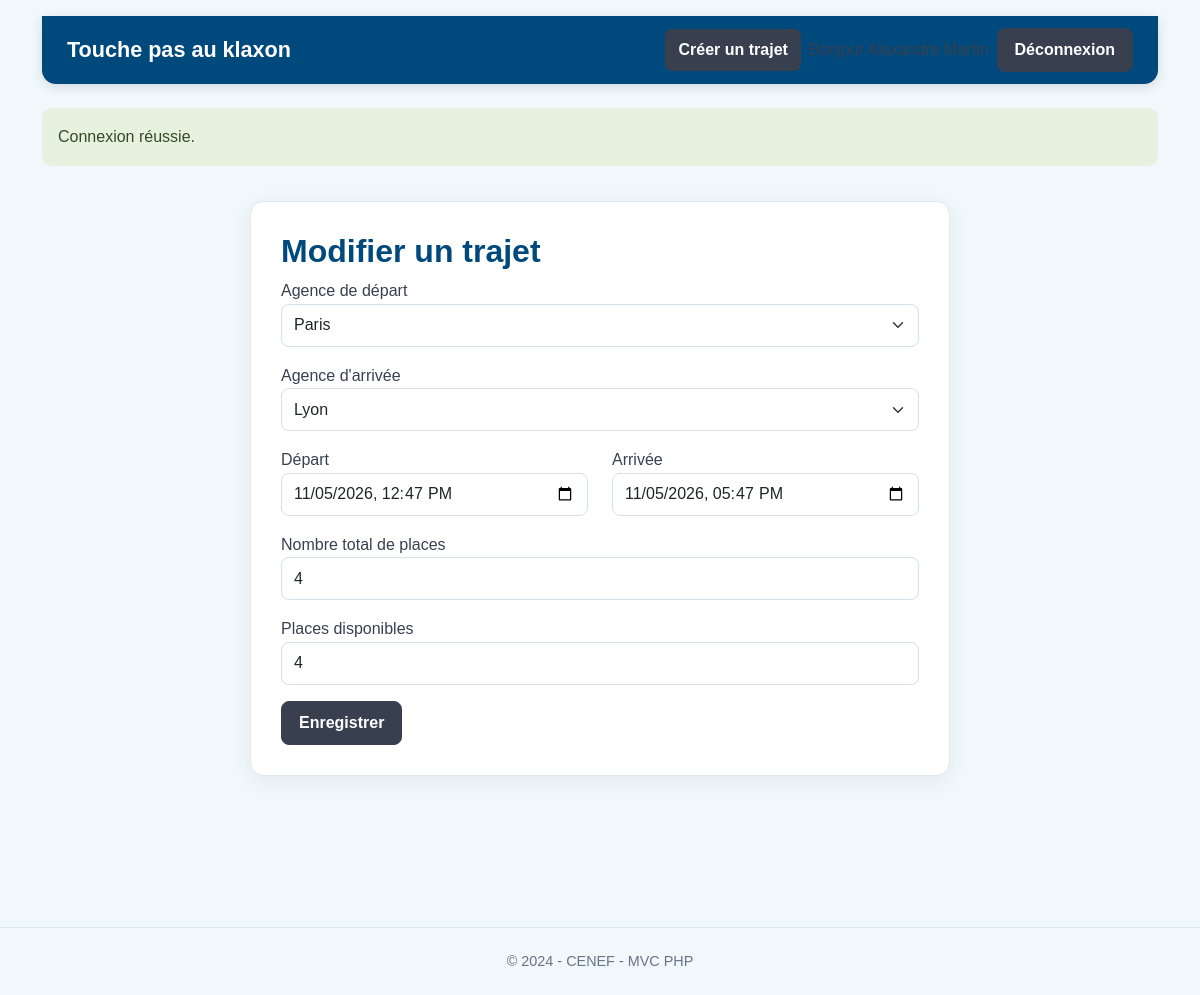
Screenshot of /trips/1/edit (signed in) with the database file from the repository.
### tables this page shows
CREATE TABLE trips (
 id INT UNSIGNED AUTO_INCREMENT PRIMARY KEY,
 departure_agency_id INT UNSIGNED NOT NULL,
 arrival_agency_id INT UNSIGNED NOT NULL,
 departure_datetime DATETIME NOT NULL,
 arrival_datetime DATETIME NOT NULL,
 total_seats TINYINT UNSIGNED NOT NULL,
 available_seats TINYINT UNSIGNED NOT NULL,
 contact_user_id INT UNSIGNED NOT NULL,
 created_at TIMESTAMP DEFAULT CURRENT_TIMESTAMP,
 updated_at TIMESTAMP DEFAULT CURRENT_TIMESTAMP ON UPDATE CURRENT_TIMESTAMP,
 CONSTRAINT fk_trip_departure FOREIGN KEY (departure_agency_id) REFERENCES agencies(id),
 CONSTRAINT fk_trip_arrival FOREIGN KEY (arrival_agency_id) REFERENCES agencies(id),
 CONSTRAINT fk_trip_user FOREIGN KEY (contact_user_id) REFERENCES users(id),
 CONSTRAINT chk_trip_agencies CHECK (departure_agency_id <> arrival_agency_id),
 CONSTRAINT chk_trip_dates CHECK (arrival_datetime >= departure_datetime),
 CONSTRAINT chk_trip_seats CHECK (total_seats > 0 AND available_seats <= total_seats)
);

CREATE TABLE agencies (
 id INT UNSIGNED AUTO_INCREMENT PRIMARY KEY,
 city VARCHAR(100) NOT NULL UNIQUE,
 created_at TIMESTAMP DEFAULT CURRENT_TIMESTAMP
);

### app/Controllers/TripController.php (called while the page is built, shortened)
<?php
final class TripController
{
    public function editForm(string $id): void
    {
        Auth::requireLogin(); $trip=(new Trip())->find((int)$id);
        $agencies=(new Agency())->all(); require dirname(__DIR__).'/Views/trips/edit.php';
    }
}

### public/index.php (called while the page is built, shortened)
<?php
$router=new Router();
$trip=new TripController(); $auth=new AuthController(); $admin=new AdminController();
$router->get('/', [$trip,'index']);
$router->get('/login', [$auth,'loginForm']); $router->post('/login', [$auth,'login']); $router->post('/logout', [$auth,'logout']);
$router->get('/trips/create', [$trip,'createForm']); $router->post('/trips', [$trip,'create']);
$router->get('/trips/{id}/edit', [$trip,'editForm']); $router->post('/trips/{id}/update', [$trip,'update']); $router->post('/trips/{id}/delete', [$trip,'delete']);
$router->get('/admin', [$admin,'dashboard']); $router->get('/admin/users', [$admin,'users']);
$router->get('/admin/agencies', [$admin,'agencies']); $router->get('/admin/agencies/create', [$admin,'agencyCreate']);
$router->post('/admin/agencies', [$admin,'agencyStore']); $router->get('/admin/agencies/{id}/edit', [$admin,'agencyEdit']);
$router->post('/admin/agencies/{id}/update', [$admin,'agencyUpdate']); $router->post('/admin/agencies/{id}/delete', [$admin,'agencyDelete']);
$router->get('/admin/trips', [$admin,'trips']);
$router->dispatch($_SERVER['REQUEST_METHOD'], $_SERVER['REQUEST_URI']);

### app/Core/Auth.php (called while the page is built, shortened)
<?php
final class Auth
{
    public static function check(): bool { return isset($_SESSION['user_id']); }
    public static function isAdmin(): bool { return ($_SESSION['role'] ?? '') === 'admin'; }
}

### app/Core/Flash.php (called while the page is built, shortened)
<?php
final class Flash
{
    public static function consume(): array
    {
        $messages = $_SESSION['_flash'] ?? [];
        return $messages;
    }
}

### config/config.php (called while the page is built)
<?php
return [
    'db' => [
        'host' => getenv('DB_HOST') ?: '127.0.0.1',
        'port' => getenv('DB_PORT') ?: '3306',
        'name' => getenv('DB_NAME') ?: 'touche_pas_au_klaxon',
        'user' => getenv('DB_USER') ?: 'root',
        'password' => getenv('DB_PASSWORD') ?: '',
    ],
];

### app/Core/Database.php (called while the page is built, shortened)
<?php
final class Database
{
    private static ?PDO $connection = null;
    public static function getConnection(): PDO
    {
        if (self::$connection === null) {
            $config = require dirname(__DIR__, 2) . '/config/config.php';
            $dsn = sprintf('mysql:host=%s;port=%s;dbname=%s;charset=utf8mb4',
                $config['db']['host'], $config['db']['port'], $config['db']['name']);
            self::$connection = new PDO($dsn, $config['db']['user'], $config['db']['password'], [
                PDO::ATTR_ERRMODE => PDO::ERRMODE_EXCEPTION,
                PDO::ATTR_DEFAULT_FETCH_MODE => PDO::FETCH_ASSOC,
                PDO::ATTR_EMULATE_PREPARES => false,
            ]);
        }
        return self::$connection;
    }
}

### app/Models/Trip.php (called while the page is built, shortened)
<?php
final class Trip
{
    public function find(int $id): ?array
    {
        $sql="SELECT t.*, d.city departure_city, a.city arrival_city, u.firstname, u.lastname, u.email, u.phone
              FROM trips t JOIN agencies d ON d.id=t.departure_agency_id
              JOIN agencies a ON a.id=t.arrival_agency_id JOIN users u ON u.id=t.contact_user_id
              WHERE t.id=?";
        $s=Database::getConnection()->prepare($sql); $s->execute([$id]); return $s->fetch() ?: null;
    }
}

### app/Models/Agency.php (called while the page is built, shortened)
<?php
final class Agency
{
    public function all(): array
    {
        return Database::getConnection()->query('SELECT * FROM agencies ORDER BY city')->fetchAll();
    }
}

### app/Views/trips/edit.php (the view, shortened to what this page needs)
<?php require dirname(__DIR__).'/layouts/header.php'; ?><div class="form-card"><h2><?=isset($trip)?'Modifier':'Créer'?> un trajet</h2>
<form method="post" action="<?=isset($trip)?'/trips/'.$trip['id'].'/update':'/trips'?>">
<label>Agence de départ</label><select class="form-select mb-3" name="departure_agency_id" required><?php foreach($agencies as $a): ?><option value="<?=$a['id']?>" <?=isset($trip)&&$trip['departure_agency_id']==$a['id']?'selected':''?>><?=htmlspecialchars($a['city'])?></option><?php endforeach;?></select>
<label>Agence d'arrivée</label><select class="form-select mb-3" name="arrival_agency_id" required><?php foreach($agencies as $a): ?><option value="<?=$a['id']?>" <?=isset($trip)&&$trip['arrival_agency_id']==$a['id']?'selected':''?>><?=htmlspecialchars($a['city'])?></option><?php endforeach;?></select>
<div class="row"><div class="col"><label>Départ</label><input class="form-control mb-3" type="datetime-local" name="departure_datetime" value="<?=isset($trip)?date('Y-m-d\TH:i',strtotime($trip['departure_datetime'])):''?>" required></div>
<div class="col"><label>Arrivée</label><input class="form-control mb-3" type="datetime-local" name="arrival_datetime" value="<?=isset($trip)?date('Y-m-d\TH:i',strtotime($trip['arrival_datetime'])):''?>" required></div></div>
<label>Nombre total de places</label><input class="form-control mb-3" type="number" min="1" name="total_seats" value="<?=isset($trip)?$trip['total_seats']:1?>" required>
<label>Places disponibles</label><input class="form-control mb-3" type="number" min="0" name="available_seats" value="<?=isset($trip)?$trip['available_seats']:1?>" required>
<button class="btn btn-dark">Enregistrer</button></form></div><?php require dirname(__DIR__).'/layouts/footer.php'; ?>

### app/Core/Router.php (shortened to what this page needs)
<?php
final class Router
{
    private array $routes = [];
    private function add(string $method, string $pattern, callable $handler): void
    {
        $this->routes[] = compact('method','pattern','handler');
    }
    public function dispatch(string $method, string $uri): void
    {
        $path = parse_url($uri, PHP_URL_PATH) ?: '/';
        foreach ($this->routes as $route) {
            if ($route['method'] !== $method) continue;
            $regex = preg_replace('#\{([a-zA-Z_][a-zA-Z0-9_]*)\}#', '(?P<$1>[^/]+)', $route['pattern']);
            if (preg_match('#^' . $regex . '$#', $path, $matches)) {
                $params = array_filter($matches, 'is_string', ARRAY_FILTER_USE_KEY);
                call_user_func($route['handler'], ...array_values($params));
                return;
            }
        }
    }
}

### app/Views/layouts/header.php (shortened to what this page needs)
<!doctype html><html lang="fr"><head>
<title>Touche pas au klaxon</title><link rel="stylesheet" href="/assets/css/app.css">
</head><body>
<div class="container py-3">
<header class="site-header mb-4">
<a class="brand" href="<?= Auth::isAdmin()?'/admin':'/' ?>">Touche pas au klaxon</a>
<nav class="d-flex align-items-center gap-2">
<?php if(!Auth::check()): ?><a class="btn btn-dark" href="/login">Connexion</a>
<?php else: ?>
<a class="btn btn-dark" href="/trips/create">Créer un trajet</a><span>Bonjour <?= htmlspecialchars(Auth::user()['firstname'].' '.Auth::user()['lastname']) ?></span>
<form method="post" action="/logout"><button class="btn btn-dark">Déconnexion</button></form>
<?php endif; ?></nav></header>
<?php foreach(Flash::consume() as $f): ?><div class="alert alert-<?= htmlspecialchars($f['type']) ?>"><?= htmlspecialchars($f['message']) ?></div><?php endforeach; ?>

### app/Views/layouts/footer.php
</div><footer class="site-footer">© 2024 - CENEF - MVC PHP</footer>
<script src="/assets/js/app.js"></script></body></html>

### rows the page displays
trips: message "Connexion réussie.", departure_agency_id "Paris", arrival_agency_id "Lyon", departure_datetime "11/05/2026 12:47", arrival_datetime "11/05/2026 17:47", total_seats "4", available_seats "4"
